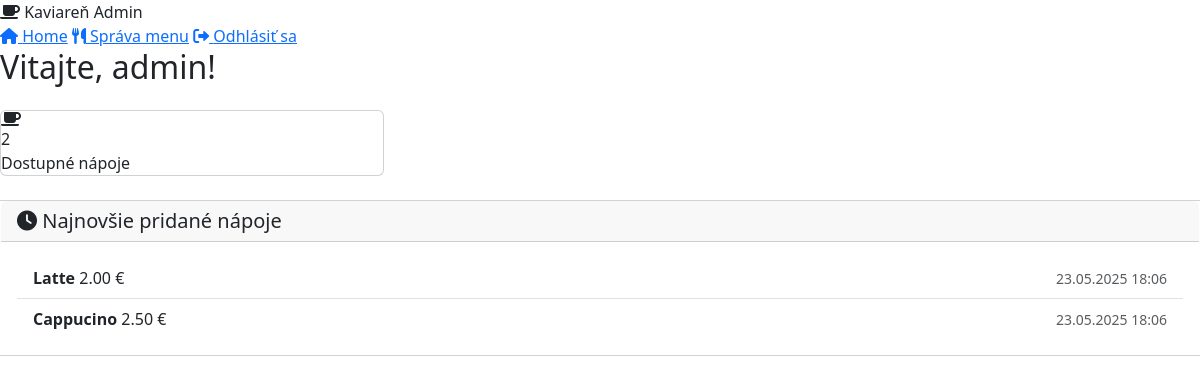
The page /admin/dashboard.php (signed in) on the database as committed earlier.
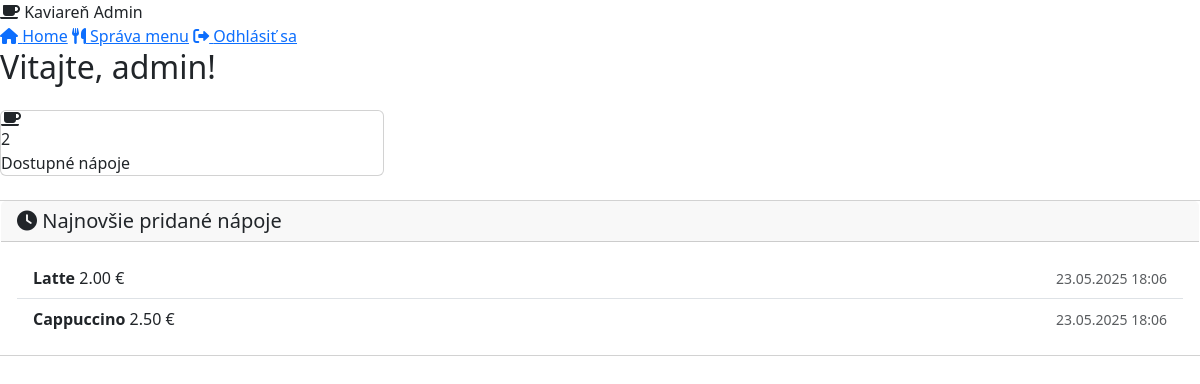
The same page on the database as committed later.
### tables this page shows
CREATE TABLE `menu_items` (
  `id` int(11) NOT NULL,
  `name` varchar(100) NOT NULL,
  `price` decimal(10,2) NOT NULL,
  `created_at` timestamp NOT NULL DEFAULT current_timestamp()
);

### admin/dashboard.php (the view, shortened to what this page needs)
<?php
require_once 'config.php';
$pocetNapoj = $pdo->query("SELECT COUNT(*) FROM menu_items")->fetchColumn();
$posledneNapoje = $pdo->query("SELECT name, price, created_at FROM menu_items ORDER BY created_at DESC LIMIT 5")->fetchAll(PDO::FETCH_ASSOC);
?>
<!DOCTYPE html>
<html lang="sk">
<head>
    <link href="https://cdn.jsdelivr.net/npm/bootstrap@5.3.0/dist/css/bootstrap.min.css" rel="stylesheet">
    <link rel="stylesheet" href="https://cdnjs.cloudflare.com/ajax/libs/font-awesome/6.0.0/css/all.min.css">
</head>
<body class="admin-panel-styles">
    <div class="sidebar">
        <div class="sidebar-brand">
            <i class="fas fa-coffee"></i> Kaviareň Admin
        </div>
        <div class="sidebar-menu">
            <a href="../index.php" class="active"><i class="fas fa-home"></i> Home</a>
            <a href="menu.php"><i class="fas fa-utensils"></i> Správa menu</a>
            <a href="?logout"><i class="fas fa-sign-out-alt"></i> Odhlásiť sa</a>
        </div>
    </div>
    <div class="main-content">
        <h2 class="mb-4">Vitajte, <?php echo $_SESSION['admin_username'] ?>!</h2>
        <div class="row">
            <div class="col-md-4">
                <div class="card stat-card">
                    <i class="fas fa-coffee"></i>
                    <div class="number"><?php echo $pocetNapoj; ?></div>
                    <div class="label">Dostupné nápoje</div>
                </div>
        </div>
        <div class="card mt-4">
            <div class="card-header">
                <h5 class="mb-0"><i class="fas fa-clock"></i> Najnovšie pridané nápoje</h5>
            </div>
            <div class="card-body">
                <ul class="list-group list-group-flush">
                    <?php if (!empty($posledneNapoje)): ?>
                        <?php foreach ($posledneNapoje as $napoj): ?>
                            <li class="list-group-item">
                                <div class="d-flex justify-content-between align-items-center">
                                    <div class="drink-item">
                                        <strong><?php echo htmlspecialchars($napoj['name']) ?></strong>
                                        <span class="drink-price"><?php echo number_format($napoj['price'], 2) ?> €</span>
                                    </div>
                                    <small class="text-muted">
                                        <?php echo date('d.m.Y H:i', strtotime($napoj['created_at'])) ?>
                                    </small>
                                </div>
                            </li>
                        <?php endforeach; ?>
                    <?php else: ?>
                        <li class="list-group-item">
                            Žiadne nápoje na zobrazenie
                        </li>
                    <?php endif; ?>
                </ul>
            </div>
        </div>
    </div>
</body>
</html>

Rows that differ between the two databases and show on the page:
changed menu_items: name "Cappucino" → "Cappuccino"
